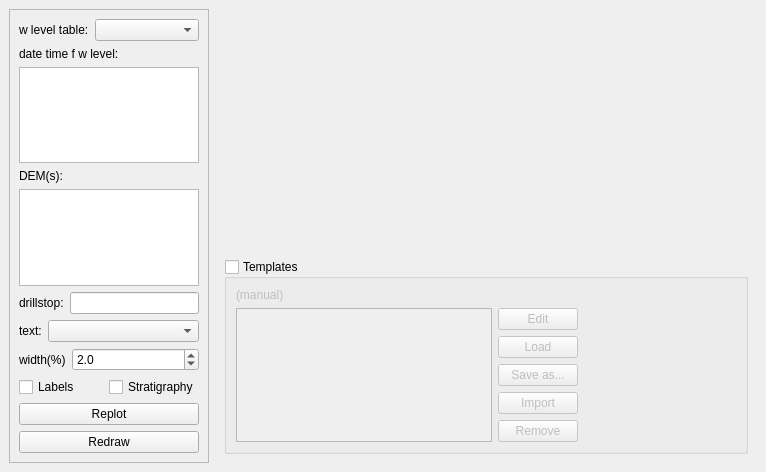
<?xml version="1.0" encoding="UTF-8"?>
<ui version="4.0">
 <class>SecPlotDock</class>
 <widget class="QDockWidget" name="SecPlotDock">
  <property name="geometry">
   <rect>
    <x>0</x>
    <y>0</y>
    <width>766</width>
    <height>472</height>
   </rect>
  </property>
  <property name="windowTitle">
   <string>Midvatten Section Plot</string>
  </property>
  <widget class="QWidget" name="dockWidgetContents">
   <layout class="QGridLayout" name="gridLayout_2">
    <item row="0" column="0">
     <widget class="QFrame" name="frame">
      <property name="minimumSize">
       <size>
        <width>110</width>
        <height>200</height>
       </size>
      </property>
      <property name="maximumSize">
       <size>
        <width>200</width>
        <height>16777215</height>
       </size>
      </property>
      <property name="frameShape">
       <enum>QFrame::StyledPanel</enum>
      </property>
      <property name="frameShadow">
       <enum>QFrame::Raised</enum>
      </property>
      <layout class="QGridLayout" name="gridLayout_3">
       <item row="0" column="0" colspan="2">
        <layout class="QFormLayout" name="formLayout_5">
         <item row="0" column="0">
          <widget class="QLabel" name="label">
           <property name="text">
            <string>w level table:</string>
           </property>
           <property name="buddy">
            <cstring>wlvltableComboBox</cstring>
           </property>
          </widget>
         </item>
         <item row="0" column="1">
          <widget class="QComboBox" name="wlvltableComboBox">
           <property name="toolTip">
            <string>Table with water level data</string>
           </property>
          </widget>
         </item>
        </layout>
       </item>
       <item row="1" column="0" colspan="2">
        <layout class="QVBoxLayout" name="verticalLayout">
         <item>
          <widget class="QLabel" name="label_3">
           <property name="sizePolicy">
            <sizepolicy hsizetype="Preferred" vsizetype="Fixed">
             <horstretch>0</horstretch>
             <verstretch>0</verstretch>
            </sizepolicy>
           </property>
           <property name="text">
            <string>date time f w level:</string>
           </property>
           <property name="buddy">
            <cstring>wlvltableComboBox</cstring>
           </property>
          </widget>
         </item>
         <item>
          <widget class="QTextEdit" name="datetimetextEdit">
           <property name="toolTip">
            <string>&lt;!DOCTYPE HTML PUBLIC &quot;-//W3C//DTD HTML 4.0//EN&quot; &quot;http://www.w3.org/TR/REC-html40/strict.dtd&quot;&gt;
&lt;html&gt;&lt;head&gt;&lt;meta name=&quot;qrichtext&quot; content=&quot;1&quot; /&gt;&lt;style type=&quot;text/css&quot;&gt;
p, li { white-space: pre-wrap; }
&lt;/style&gt;&lt;/head&gt;&lt;body style=&quot; font-family:'Sans'; font-size:10pt; font-weight:400; font-style:normal;&quot;&gt;
&lt;p style=&quot; margin-top:0px; margin-bottom:0px; margin-left:0px; margin-right:0px; -qt-block-indent:0; text-indent:0px;&quot;&gt;&lt;span style=&quot; font-size:9pt;&quot;&gt;Give date with desired precision, eg: &lt;br /&gt;YYYY&lt;br /&gt;YYYY-MM &lt;br /&gt;YYYY-MM-DD &lt;br /&gt;For each obspoint, the first w level data matching your strings will be used in plot.&lt;/span&gt;&lt;/p&gt;
&lt;p style=&quot;-qt-paragraph-type:empty; margin-top:0px; margin-bottom:0px; margin-left:0px; margin-right:0px; -qt-block-indent:0; text-indent:0px; font-size:9pt;&quot;&gt;&lt;br /&gt;&lt;/p&gt;
&lt;p style=&quot; margin-top:0px; margin-bottom:0px; margin-left:0px; margin-right:0px; -qt-block-indent:0; text-indent:0px;&quot;&gt;&lt;span style=&quot; font-size:9pt;&quot;&gt;(optional&lt;/span&gt;&lt;/p&gt;
&lt;p style=&quot; margin-top:0px; margin-bottom:0px; margin-left:0px; margin-right:0px; -qt-block-indent:0; text-indent:0px;&quot;&gt;&lt;span style=&quot; font-size:9pt;&quot;&gt;By giving obsids separated by ; after the date, only those obsids will be included in each line plot.&lt;/span&gt;&lt;/p&gt;
&lt;p style=&quot; margin-top:0px; margin-bottom:0px; margin-left:0px; margin-right:0px; -qt-block-indent:0; text-indent:0px;&quot;&gt;&lt;span style=&quot; font-size:9pt;&quot;&gt;Ex:&lt;/span&gt;&lt;/p&gt;
&lt;p style=&quot; margin-top:0px; margin-bottom:0px; margin-left:0px; margin-right:0px; -qt-block-indent:0; text-indent:0px;&quot;&gt;&lt;span style=&quot; font-size:9pt;&quot;&gt;YYYY;obsid1;obsid2&lt;/span&gt;&lt;/p&gt;
&lt;p style=&quot; margin-top:0px; margin-bottom:0px; margin-left:0px; margin-right:0px; -qt-block-indent:0; text-indent:0px;&quot;&gt;&lt;span style=&quot; font-size:9pt;&quot;&gt;XXXX;obsid3;obsid4&lt;/span&gt;&lt;/p&gt;
&lt;p style=&quot; margin-top:0px; margin-bottom:0px; margin-left:0px; margin-right:0px; -qt-block-indent:0; text-indent:0px;&quot;&gt;&lt;span style=&quot; font-size:9pt;&quot;&gt;)&lt;/span&gt;&lt;/p&gt;
&lt;p style=&quot;-qt-paragraph-type:empty; margin-top:0px; margin-bottom:0px; margin-left:0px; margin-right:0px; -qt-block-indent:0; text-indent:0px; font-size:9pt;&quot;&gt;&lt;br /&gt;&lt;/p&gt;&lt;/body&gt;&lt;/html&gt;</string>
           </property>
          </widget>
         </item>
        </layout>
       </item>
       <item row="2" column="0" colspan="2">
        <layout class="QVBoxLayout" name="verticalLayout_2">
         <item>
          <widget class="QLabel" name="label_4">
           <property name="sizePolicy">
            <sizepolicy hsizetype="Preferred" vsizetype="Fixed">
             <horstretch>0</horstretch>
             <verstretch>0</verstretch>
            </sizepolicy>
           </property>
           <property name="text">
            <string>DEM(s):</string>
           </property>
           <property name="buddy">
            <cstring>wlvltableComboBox</cstring>
           </property>
          </widget>
         </item>
         <item>
          <widget class="QListWidget" name="inData">
           <property name="cursor" stdset="0">
            <cursorShape>ArrowCursor</cursorShape>
           </property>
           <property name="toolTip">
            <string>Select among single band floating points rasters (must be visible in qgis project)</string>
           </property>
           <property name="editTriggers">
            <set>QAbstractItemView::DoubleClicked|QAbstractItemView::EditKeyPressed</set>
           </property>
           <property name="selectionMode">
            <enum>QAbstractItemView::MultiSelection</enum>
           </property>
           <property name="viewMode">
            <enum>QListView::ListMode</enum>
           </property>
          </widget>
         </item>
        </layout>
       </item>
       <item row="3" column="0" colspan="2">
        <layout class="QFormLayout" name="formLayout_2">
         <property name="fieldGrowthPolicy">
          <enum>QFormLayout::AllNonFixedFieldsGrow</enum>
         </property>
         <item row="0" column="0">
          <widget class="QLabel" name="label_2">
           <property name="text">
            <string>drillstop:</string>
           </property>
           <property name="buddy">
            <cstring>wlvltableComboBox</cstring>
           </property>
          </widget>
         </item>
         <item row="0" column="1">
          <widget class="QLineEdit" name="drillstoplineEdit">
           <property name="toolTip">
            <string extracomment="not yet implemented">select specific drillstop that will be indicated in plot, use % for wildcard</string>
           </property>
          </widget>
         </item>
        </layout>
       </item>
       <item row="4" column="0" colspan="2">
        <layout class="QFormLayout" name="formLayout_3">
         <item row="0" column="0">
          <widget class="QLabel" name="label_5">
           <property name="text">
            <string>text:</string>
           </property>
           <property name="buddy">
            <cstring>wlvltableComboBox</cstring>
           </property>
          </widget>
         </item>
         <item row="0" column="1">
          <widget class="QComboBox" name="textcolComboBox">
           <property name="enabled">
            <bool>true</bool>
           </property>
          </widget>
         </item>
        </layout>
       </item>
       <item row="5" column="0" colspan="2">
        <layout class="QFormLayout" name="formLayout">
         <property name="fieldGrowthPolicy">
          <enum>QFormLayout::AllNonFixedFieldsGrow</enum>
         </property>
         <item row="0" column="0">
          <widget class="QLabel" name="label_6">
           <property name="text">
            <string>width(%)</string>
           </property>
           <property name="buddy">
            <cstring>wlvltableComboBox</cstring>
           </property>
          </widget>
         </item>
         <item row="0" column="1">
          <widget class="QDoubleSpinBox" name="barwidthdoubleSpinBox">
           <property name="toolTip">
            <string>give stratigraphy bar width (% of full scale) which also affects sampling interval for DEM(s)</string>
           </property>
           <property name="decimals">
            <number>1</number>
           </property>
           <property name="value">
            <double>2.000000000000000</double>
           </property>
          </widget>
         </item>
        </layout>
       </item>
       <item row="6" column="0">
        <widget class="QCheckBox" name="Labels_checkBox">
         <property name="font">
          <font>
           <pointsize>9</pointsize>
          </font>
         </property>
         <property name="text">
          <string>Labels</string>
         </property>
        </widget>
       </item>
       <item row="6" column="1">
        <widget class="QCheckBox" name="Stratigraphy_checkBox">
         <property name="font">
          <font>
           <pointsize>9</pointsize>
          </font>
         </property>
         <property name="text">
          <string>Stratigraphy</string>
         </property>
         <property name="checked">
          <bool>false</bool>
         </property>
        </widget>
       </item>
       <item row="7" column="0" colspan="2">
        <widget class="QPushButton" name="pushButton">
         <property name="maximumSize">
          <size>
           <width>250</width>
           <height>16777215</height>
          </size>
         </property>
         <property name="text">
          <string>Replot</string>
         </property>
        </widget>
       </item>
       <item row="8" column="0" colspan="2">
        <widget class="QPushButton" name="redraw">
         <property name="maximumSize">
          <size>
           <width>250</width>
           <height>16777215</height>
          </size>
         </property>
         <property name="text">
          <string>Redraw</string>
         </property>
        </widget>
       </item>
      </layout>
     </widget>
    </item>
    <item row="0" column="1">
     <widget class="QWidget" name="plotareawidget" native="true">
      <property name="minimumSize">
       <size>
        <width>500</width>
        <height>0</height>
       </size>
      </property>
      <layout class="QGridLayout" name="gridLayout">
       <item row="1" column="0">
        <widget class="QGroupBox" name="chart_settings">
         <property name="sizePolicy">
          <sizepolicy hsizetype="Preferred" vsizetype="Preferred">
           <horstretch>0</horstretch>
           <verstretch>0</verstretch>
          </sizepolicy>
         </property>
         <property name="title">
          <string>Templates</string>
         </property>
         <property name="checkable">
          <bool>true</bool>
         </property>
         <property name="checked">
          <bool>false</bool>
         </property>
         <layout class="QGridLayout" name="gridLayout_5">
          <item row="1" column="0">
           <layout class="QGridLayout" name="gridLayout_4">
            <property name="sizeConstraint">
             <enum>QLayout::SetDefaultConstraint</enum>
            </property>
            <item row="1" column="2">
             <widget class="QPushButton" name="edit_button">
              <property name="toolTip">
               <string>&lt;html&gt;&lt;head/&gt;&lt;body&gt;&lt;p&gt;Edit current loaded template.&lt;/p&gt;&lt;p&gt;Note: Changes are not saved to a template file. Use Save as... to save changes to file.&lt;br/&gt;&lt;/p&gt;&lt;/body&gt;&lt;/html&gt;</string>
              </property>
              <property name="text">
               <string>Edit</string>
              </property>
             </widget>
            </item>
            <item row="0" column="0">
             <widget class="QLabel" name="template_plot_label">
              <property name="text">
               <string>(manual)</string>
              </property>
              <property name="openExternalLinks">
               <bool>true</bool>
              </property>
             </widget>
            </item>
            <item row="0" column="2">
             <widget class="QLabel" name="label_7">
              <property name="text">
               <string/>
              </property>
             </widget>
            </item>
            <item row="2" column="2">
             <widget class="QPushButton" name="load_button">
              <property name="toolTip">
               <string>&lt;html&gt;&lt;head/&gt;&lt;body&gt;&lt;p&gt;Load the selected template.&lt;/p&gt;&lt;/body&gt;&lt;/html&gt;</string>
              </property>
              <property name="text">
               <string>Load</string>
              </property>
             </widget>
            </item>
            <item row="1" column="0" rowspan="5">
             <widget class="QListWidget" name="template_list"/>
            </item>
            <item row="4" column="2">
             <widget class="QPushButton" name="import_button">
              <property name="toolTip">
               <string>&lt;html&gt;&lt;head/&gt;&lt;body&gt;&lt;p&gt;Import template files.&lt;/p&gt;&lt;/body&gt;&lt;/html&gt;</string>
              </property>
              <property name="text">
               <string>Import</string>
              </property>
             </widget>
            </item>
            <item row="5" column="2">
             <widget class="QPushButton" name="remove_button">
              <property name="toolTip">
               <string>&lt;html&gt;&lt;head/&gt;&lt;body&gt;&lt;p&gt;Remove a template from the list.&lt;/p&gt;&lt;p&gt;&lt;br/&gt;&lt;/p&gt;&lt;p&gt;Note:&lt;/p&gt;&lt;p&gt;* Saved template files will not be removed from disk.&lt;/p&gt;&lt;p&gt;* Templates in default template folder will reappear again next time Section plot is used.&lt;/p&gt;&lt;/body&gt;&lt;/html&gt;</string>
              </property>
              <property name="text">
               <string>Remove</string>
              </property>
             </widget>
            </item>
            <item row="3" column="2">
             <widget class="QPushButton" name="save_as_button">
              <property name="toolTip">
               <string>&lt;html&gt;&lt;head/&gt;&lt;body&gt;&lt;p&gt;Save the loaded template to file.&lt;/p&gt;&lt;/body&gt;&lt;/html&gt;</string>
              </property>
              <property name="text">
               <string>Save as...</string>
              </property>
             </widget>
            </item>
           </layout>
          </item>
          <item row="1" column="2">
           <spacer name="horizontalSpacer">
            <property name="orientation">
             <enum>Qt::Horizontal</enum>
            </property>
            <property name="sizeHint" stdset="0">
             <size>
              <width>40</width>
              <height>20</height>
             </size>
            </property>
           </spacer>
          </item>
         </layout>
        </widget>
       </item>
       <item row="0" column="0">
        <widget class="QWidget" name="widget" native="true">
         <property name="sizePolicy">
          <sizepolicy hsizetype="Preferred" vsizetype="Expanding">
           <horstretch>0</horstretch>
           <verstretch>0</verstretch>
          </sizepolicy>
         </property>
         <layout class="QVBoxLayout" name="mplplotlayout"/>
        </widget>
       </item>
      </layout>
     </widget>
    </item>
   </layout>
  </widget>
 </widget>
 <resources/>
 <connections/>
</ui>
